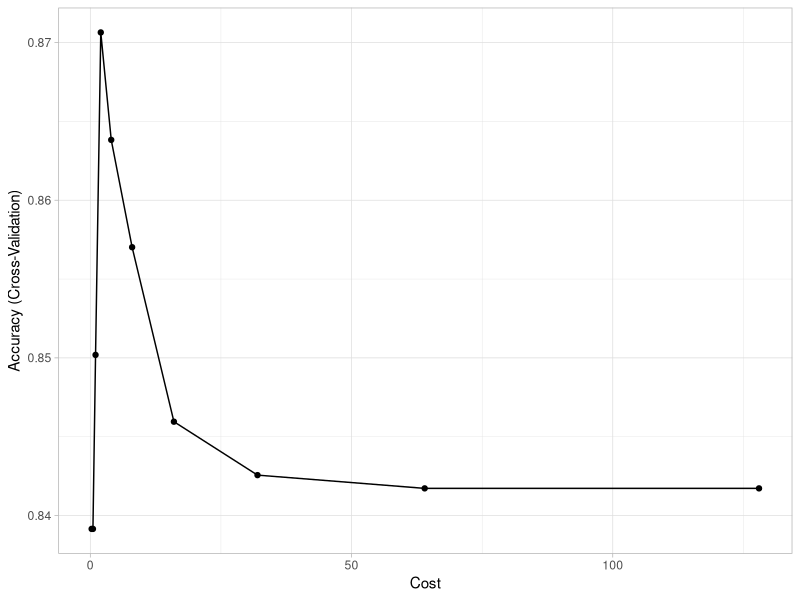

Recreate this plot in R.
###########################################################
##################Support Vector Machines##################
###########################################################
########################Job Attrition######################
rm(list=ls())
graphics.off()
# Helper packages
library(dplyr)     # for data wrangling
library(ggplot2)   # for awesome graphics
library(rsample)   # for data splittingg
library(modeldata) #package that includes couple of useful datasets

# Modeling packages
library(caret)    # for classification and regression training
library(kernlab)  # for fitting SVMs

data("attrition")
# Load attrition data
df <- attrition %>% 
  mutate_if(is.ordered, factor, ordered = FALSE)
head(df)

# Create training (80%) and test (20%) sets
set.seed(123)  # for reproducibility
attrition_split <- initial_split(df, prop = 0.8, strata = "Attrition")
#If we want to explicitly control the sampling so that our training and test 
#sets have similar y distributions, we can use stratified sampling
attrition_train <- training(attrition_split)
attrition_test  <- testing(attrition_split)

#caret’s train() function with method = "svmRadialSigma" is used to get 
#values of C (cost) and \sigma (related with the \gamma of Radial Basis function)
#through cross-validation
set.seed(1854)  # for reproducibility
attrition_svm <- train(
  Attrition ~ ., 
  data = attrition_train,
  method = "svmRadial",               
  preProcess = c("center", "scale"),  #x's standardized (i.e.,centered around zero with a sd of one)
  trControl = trainControl(method = "cv", number = 10),
  tuneLength = 10
)

# Print results
print(attrition_svm$results)
attrition_svm

#Plotting the results, we see that smaller values of the cost parameter
#( C≈ 2–8) provide better cross-validated accuracy scores for these 
#training data:
ggplot(attrition_svm) + theme_light()

#In caret and kernlab we can set different costs for missclassification, 
#this is accomplished via the class.weights argument, which is just a named 
#vector of weights for the different classes. In the employee attrition example, 
#for instance, we might specify
class.weights = c("No" = 1, "Yes" = 10)
#in the call to caret::train() to make false negatives
#(i.e., predicting “Yes” when the truth is “No”) ten times more costly than 
#false positives (i.e., predicting “No” when the truth is “Yes”). 

# Class probabilities rather than only classify:
# Control params for SVM
ctrl <- trainControl(
  method = "cv", 
  number = 10, 
  classProbs = TRUE,                 
  summaryFunction = twoClassSummary  # also needed for AUC/ROC
)

# Tune an SVM
set.seed(5628)  # for reproducibility
attrition_svm_auc <- train(
  Attrition ~ ., 
  data = attrition_train,
  method = "svmRadial",               
  preProcess = c("center", "scale"),  
  metric = "ROC",  # area under ROC curve (AUC)       
  trControl = ctrl,
  tuneLength = 10
)

# Print results
attrition_svm_auc$results
attrition_svm_auc
#Similar to before, we see that smaller values of the cost parameter  
#C≈2−4  provide better cross-validated AUC scores on the training data
# (column Sens) refers to the proportion of Nos correctly predicted as No 
#and specificity (column Spec) refers to the proportion of Yess correctly predicted as Yes

confusionMatrix(attrition_svm_auc)

# Cross-Validated (10 fold) Confusion Matrix 
# 
# (entries are percentual average cell counts across resamples)
# 
# Reference
# Prediction   No  Yes
# No           82.4 10.9
# Yes          1.4  5.3
# 
# Accuracy (average) : 0.8768

#Model validation on the test set
#In this case it is clear that we do a 
#far better job at predicting the Nos.
test_validation = predict(attrition_svm_auc, attrition_test) 
confusionMatrix(data = test_validation, attrition_test$Attrition)
